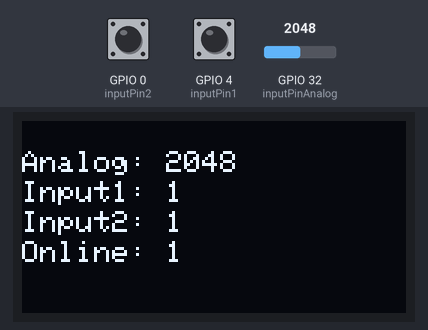
Bench run of a sketch on a simulated ESP32. Parts: 128×64 one-colour display. The test bench sets the inputs (shaded band); at power-on: GPIO 32 (inputPinAnalog) = 2048, GPIO 0 (inputPin2) HIGH, GPIO 4 (inputPin1) HIGH. WiFi joins after 1.5 s; servers stay silent unless stated; network time is answered at once with the bench clock; the local clock reads 2024-03-15 10:24:30 at power-on unless the sketch sets it; what the sketch prints to the serial monitor is not drawn.

Above: at 4.7 s.
4.8 s: GPIO 32 (inputPinAnalog) set to 2866
At 5.3 s:
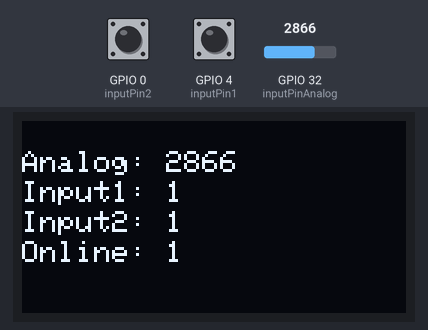
6.3 s: GPIO 0 (inputPin2) pulled LOW for 0.15 s
At 6.42 s:
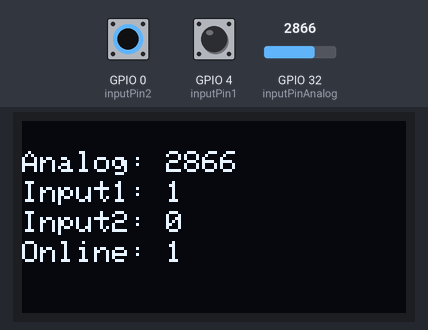
7.9 s: GPIO 4 (inputPin1) pulled LOW for 0.15 s
At 8.06 s:
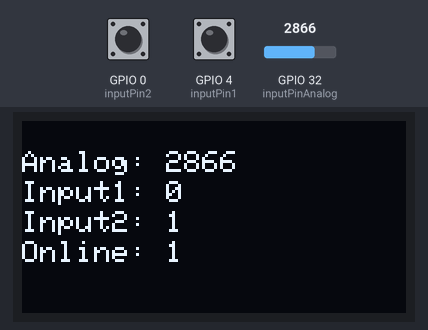
9.6 s: GPIO 32 (inputPinAnalog) set to 3603
At 10.7 s:
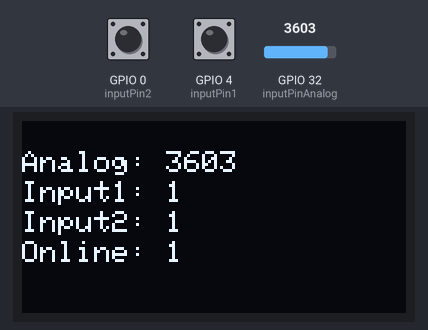
11.1 s: GPIO 0 (inputPin2) pulled LOW for 1 s
At 11.9 s:
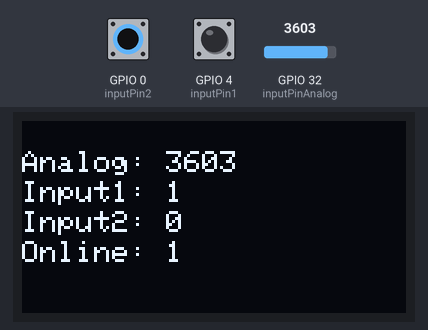
13.6 s: GPIO 4 (inputPin1) pulled LOW for 1 s
At 14.4 s:
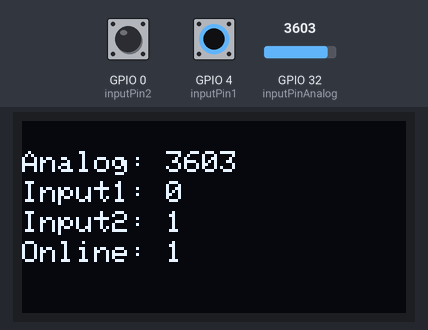
Timing chart, 0 to 16.6 s (numbered marks = the images above; inputs shaded):
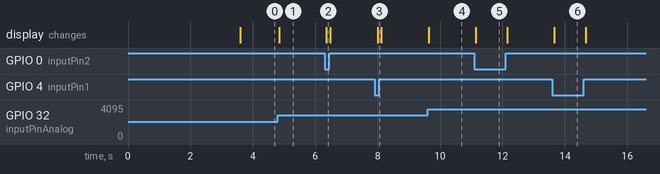

Measured:
- after the input at 4.8 s, the display: changes after 0.05 s (image 1)
- after the input at 6.3 s, the display: changes after 0.06 s (image 2)
- after the input at 7.9 s, the display: changes after 0.10 s (image 3)
- after the input at 9.6 s, the display: changes at once (image 4)
- after the input at 11.1 s, the display: changes at once (image 5)
- after the input at 13.6 s, the display: changes after 0.06 s (image 6)

The sketch:

sail_pressure.ino
```cpp
#include "Arduino.h"

#include <HTTPClient.h>
#include <WiFi.h>

#include <NTPClient.h>
#include <WiFiUdp.h>

#include <Wire.h>
#include <Adafruit_GFX.h>
#include <Adafruit_SSD1306.h>

#include <Firebase_ESP_Client.h>
#include "time.h"
#include "addons/TokenHelper.h"
#include "addons/RTDBHelper.h"

#define SCREEN_WIDTH 128 // OLED display width, in pixels
#define SCREEN_HEIGHT 64 // OLED display height, in pixels

#define API_KEY "paste API key here"
#define USER_EMAIL "paste Email here"
#define USER_PASSWORD "paste Password here"
#define DATABASE_URL "paste Database URL here"

// Declaration for an SSD1306 display connected to I2C (SDA, SCL pins)
Adafruit_SSD1306 display(SCREEN_WIDTH, SCREEN_HEIGHT, &Wire, -1);

// Wifi setup
const char* ssid = "paste Network name here";
const char* password =  "paste Password here";
HTTPClient http;
bool online = false;

// Define NTP Client to get time
WiFiUDP ntpUDP;
NTPClient timeClient(ntpUDP);

// Firebase Setup
FirebaseData fbdo;
FirebaseAuth auth;
FirebaseConfig config;
String uid;
String databasePath;
String globalTimestamp;
FirebaseJson json;

// Declare pin numbers
int inputPinAnalog =  32;
int inputPin1 = 4;
int inputPin2 = 0;

unsigned long localTime = millis();
int input1 = HIGH;
int input2 = HIGH;
int analogValue = 4095;

int patience = 10;
int interval = 1000;

int analogValues[60];
unsigned long timeValues[60];
int count = 0;
int recorded = 0;

// Function Declerations
void outputDisplay(String message, int x, int y);
String costumDate(String formattedDate);

void setup() {
  Serial.begin(115200); // For communication with laptop

  // Setup display
  if(!display.begin(SSD1306_SWITCHCAPVCC, 0x3C)) { // Address 0x3D for 128x64
    Serial.println(F("SSD1306 allocation failed"));
    for(;;);
  }
  delay(2000);
  outputDisplay("", 0, 0);

  // Set up pins
  pinMode(inputPin1, INPUT_PULLUP);
  pinMode(inputPin2, INPUT_PULLUP);

  // Set up wifi
  WiFi.begin(ssid, password);
  unsigned long startedWaiting = millis();
  unsigned long howLongToWait = 20 * 1000; // wait 20 seconds for connection
  while (WiFi.status() != WL_CONNECTED && millis() - startedWaiting <= howLongToWait) {
    delay(500);
    Serial.println("Connecting to WiFi..");
  }
  if (WiFi.status() == WL_CONNECTED){
    Serial.println("Connected to the WiFi network");
    online = true;

    // Initialize a NTPClient to get time
    timeClient.begin();
    timeClient.setTimeOffset(7200); // GMT +1 = 3600

    // Lets get Firebase runing
    config.api_key = API_KEY;
    auth.user.email = USER_EMAIL;
    auth.user.password = USER_PASSWORD;
    config.database_url = DATABASE_URL;
    config.token_status_callback = tokenStatusCallback;
    config.max_token_generation_retry = 5;
    Firebase.begin(&config, &auth);

    // Getting the user UID might take a few seconds
    Serial.println("Getting User UID");
    while ((auth.token.uid) == "") {
      Serial.print('.');
      delay(1000);
    }

    uid = auth.token.uid.c_str();
    Serial.print("User UID: ");
    Serial.print(uid);

    while(!timeClient.update()) {
      timeClient.forceUpdate();
    }
    globalTimestamp = costumDate(timeClient.getFormattedDate());
    databasePath = uid + "/" + globalTimestamp;
    Serial.println(databasePath);

    localTime = millis();
    Serial.println(localTime);
  } else{
    Serial.println("Did not connect to the WiFi network");
    WiFi.disconnect();
    online = false;
  }
}

void loop() {

  // Check if online
  if (WiFi.status() != WL_CONNECTED){
    online = false;
  } else {
    online = true;
  }

  // Read pins
  input1 = digitalRead(inputPin1);
  input2 = digitalRead(inputPin2);
  analogValue = analogRead(inputPinAnalog);

  if ((millis() - localTime)/interval - count > 1){
    count++;

    analogValues[recorded] = analogValue;
    timeValues[recorded] = millis() - localTime;
    recorded++;

    Serial.println(recorded);

    if(online && Firebase.ready() && recorded > patience){

      for(int j=0; j < recorded; j++){
        String presPath = "/" + String(timeValues[j]);
        json.set(presPath.c_str(), String(analogValues[j]));
      }

      Serial.printf("Set json... %s\n", Firebase.RTDB.setJSON(&fbdo, databasePath.c_str(), &json) ? "ok" : fbdo.errorReason().c_str());
      recorded = 0;
    }
  }

  // reset Display
  display.clearDisplay();
  display.setTextSize(1);
  display.setTextColor(WHITE);

  outputDisplay("Analog: " + String(analogValue), 0, 10);
  outputDisplay("Input1: " + String(input1), 0, 20);
  outputDisplay("Input2: " + String(input2), 0, 30);
  outputDisplay("Online: " + String(online), 0, 40);

  display.display();

  delay(100);
}

void outputDisplay(String message, int x, int y){
  display.setCursor(x, y);
  display.println(message);
}

String costumDate(String formattedDate){
  // The formattedDate comes with the following format:
  // 2018-05-28T16:00:13Z
  // We want 08-07-2022 16:55:03
  int splitT = formattedDate.indexOf("T");
  String dateStamp = formattedDate.substring(0, splitT);
  String yearStamp = dateStamp.substring(0, 4);
  String monthStamp = dateStamp.substring(5, 7);
  String dayStamp = dateStamp.substring(8, 10);
  String timeStamp = formattedDate.substring(splitT+1, formattedDate.length()-1);

  return dayStamp + "-" + monthStamp + "-" + yearStamp + " " + timeStamp;
}
```
